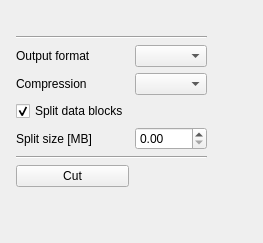
     <widget class="QWidget" name="cut_tab">
      <attribute name="icon">
       <iconset>
        <normaloff>:/cut.png</normaloff>:/cut.png</iconset>
      </attribute>
      <attribute name="title">
       <string>Cut</string>
      </attribute>
      <layout class="QVBoxLayout" name="verticalLayout_4">
       <item>
        <layout class="QGridLayout" name="gridLayout_3">
         <property name="leftMargin">
          <number>5</number>
         </property>
         <property name="topMargin">
          <number>5</number>
         </property>
         <property name="rightMargin">
          <number>5</number>
         </property>
         <property name="bottomMargin">
          <number>5</number>
         </property>
         <item row="5" column="0">
          <widget class="QLabel" name="label_7">
           <property name="text">
            <string>Split size [MB]</string>
           </property>
          </widget>
         </item>
         <item row="3" column="1">
          <widget class="QComboBox" name="cut_compression"/>
         </item>
         <item row="2" column="0">
          <widget class="QLabel" name="label_15">
           <property name="text">
            <string>Output format</string>
           </property>
          </widget>
         </item>
         <item row="8" column="0">
          <spacer name="verticalSpacer_2">
           <property name="orientation">
            <enum>Qt::Vertical</enum>
           </property>
           <property name="sizeHint" stdset="0">
            <size>
             <width>20</width>
             <height>40</height>
            </size>
           </property>
          </spacer>
         </item>
         <item row="4" column="0">
          <widget class="QCheckBox" name="cut_split">
           <property name="text">
            <string>Split data blocks</string>
           </property>
           <property name="checked">
            <bool>true</bool>
           </property>
          </widget>
         </item>
         <item row="3" column="2">
          <spacer name="horizontalSpacer_3">
           <property name="orientation">
            <enum>Qt::Horizontal</enum>
           </property>
           <property name="sizeHint" stdset="0">
            <size>
             <width>40</width>
             <height>20</height>
            </size>
           </property>
          </spacer>
         </item>
         <item row="6" column="0" colspan="2">
          <widget class="Line" name="line_4">
           <property name="orientation">
            <enum>Qt::Horizontal</enum>
           </property>
          </widget>
         </item>
         <item row="1" column="0" colspan="2">
          <widget class="Line" name="line_3">
           <property name="orientation">
            <enum>Qt::Horizontal</enum>
           </property>
          </widget>
         </item>
         <item row="2" column="1">
          <widget class="QComboBox" name="cut_format"/>
         </item>
         <item row="7" column="0">
          <widget class="QPushButton" name="cut_btn">
           <property name="text">
            <string>Cut</string>
           </property>
           <property name="icon">
            <iconset>
             <normaloff>:/cut.png</normaloff>:/cut.png</iconset>
           </property>
          </widget>
         </item>
         <item row="5" column="1">
          <widget class="QDoubleSpinBox" name="cut_split_size">
           <property name="maximum">
            <double>4.000000000000000</double>
           </property>
          </widget>
         </item>
         <item row="3" column="0">
          <widget class="QLabel" name="label_6">
           <property name="text">
            <string>Compression</string>
           </property>
          </widget>
         </item>
         <item row="0" column="2">
          <spacer name="horizontalSpacer_2">
           <property name="orientation">
            <enum>Qt::Horizontal</enum>
           </property>
           <property name="sizeHint" stdset="0">
            <size>
             <width>40</width>
             <height>20</height>
            </size>
           </property>
          </spacer>
         </item>
        </layout>
       </item>
      </layout>
     </widget>
